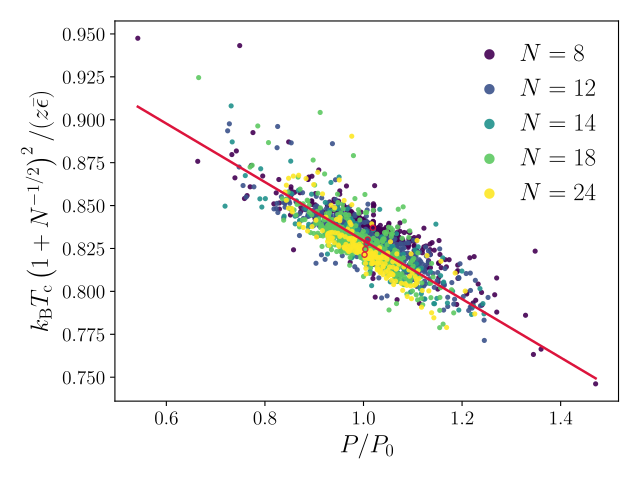

The Python source for this figure:
import os
from typing import Tuple, Optional

import numpy as np
import pandas as pd
import matplotlib.pyplot as plt
import matplotlib as mpl


# =====================================================================
# GLOBAL PLOT STYLE — Times New Roman
# =====================================================================
mpl.rcParams['text.usetex'] = True
mpl.rcParams['font.family'] = 'serif'
mpl.rcParams['font.serif'] = ['Times New Roman']
mpl.rcParams['font.size'] = 14
mpl.rcParams['axes.labelsize'] = 18
mpl.rcParams['axes.titlesize'] = 18
mpl.rcParams['xtick.labelsize'] = 14
mpl.rcParams['ytick.labelsize'] = 14
mpl.rcParams['legend.fontsize'] = 18
mpl.rcParams['mathtext.rm'] = 'Times New Roman'
mpl.rcParams['mathtext.it'] = 'Times New Roman:italic'
mpl.rcParams['mathtext.bf'] = 'Times New Roman:bold'


# =====================================================================
# Global settings
# =====================================================================
PLOT_DIR = "plot_pdfs"
DEFAULT_EXCEL = "./HTseq_results_FINAL.xlsx"
PHI_COL_INDEX = 17   # column R, 0-based index


# =====================================================================
# Utilities
# =====================================================================
def ensure_output_dir(path: str = PLOT_DIR) -> None:
    os.makedirs(path, exist_ok=True)


def decode_sequence(seq_string: str) -> str:
    mapping = {"1": "H", "2": "T"}
    return "".join(mapping[c] for c in str(seq_string).strip())


def interaction_matrix_from_c(c: float) -> np.ndarray:
    E_HH = -(1 - c) / 2
    E_HT = -(1 - c) / 2
    E_TT = -(1 + c) / 2
    return np.array([[E_HH, E_HT],
                     [E_HT, E_TT]], float)


def gaussian_params_for_chain(N: int, b: float = 1.0) -> Tuple[np.ndarray, None, None]:
    i = np.arange(1, N + 1, dtype=float)
    j = N - i
    sigma2 = b**2 * ((i - 1) * i * (2 * i - 1) +
                     j * (j + 1) * (2 * j + 1)) / (18 * N**2)
    return sigma2, None, None


def delta_chi_and_sum(S: np.ndarray, sigma: np.ndarray) -> Tuple[float, float]:
    sigma2 = sigma**2
    denom = (sigma2[:, None] + sigma2[None, :])**1.5
    delta_S = -S / denom
    val = float(np.sum(delta_S))
    return val, val


def fit_slope_fixed_intercept(
    X: np.ndarray,
    Y: np.ndarray,
    intercept: float = 1.0
) -> Optional[Tuple[float, float]]:
    X = np.asarray(X, float)
    Y = np.asarray(Y, float)

    mask = np.isfinite(X) & np.isfinite(Y)
    if mask.sum() < 2:
        return None

    Xv = X[mask]
    Yv = Y[mask]

    denom = np.sum(Xv**2)
    if denom == 0:
        return None

    m = np.sum(Xv * (Yv - intercept)) / denom

    Y_pred = m * Xv + intercept
    SS_res = np.sum((Yv - Y_pred)**2)
    SS_tot = np.sum((Yv - np.mean(Yv))**2)
    R2 = 1 - SS_res / SS_tot if SS_tot > 0 else np.nan

    return float(m), float(R2)


def classify_chain(seq: str) -> Tuple[bool, str]:
    """Return (is_homopolymer, homotype) where homotype in {'H','T','mixed'}."""
    sset = set(seq)
    if len(sset) == 1:
        t = next(iter(sset))
        return True, t
    return False, "mixed"


# =====================================================================
# Data processing
# =====================================================================
def process_all_chains(
    filename: str,
    b: float = 1.0,
    phi_col_index: int = PHI_COL_INDEX
) -> pd.DataFrame:
    sheets = pd.read_excel(filename, sheet_name=None)
    all_rows = []

    for _, df_sheet in sheets.items():
        df_sheet.columns = [c.strip().lower() for c in df_sheet.columns]
        Tc_key = "tc" if "tc" in df_sheet.columns else "t"

        for _, row in df_sheet.iterrows():
            seq = decode_sequence(str(row["sequence"]))
            N = len(seq)
            c_val = float(row["c"])

            is_homo, homotype = classify_chain(seq)

            E = interaction_matrix_from_c(c_val)
            type_idx = np.array([0 if s == "H" else 1 for s in seq], dtype=int)
            S = E[type_idx[:, None], type_idx[None, :]]

            interaction_sum = float(np.sum(S))
            sigma2, _, _ = gaussian_params_for_chain(N, b)
            sigma = np.sqrt(sigma2)
            _, delta_sum = delta_chi_and_sum(S, sigma)

            Tc_raw = float(row[Tc_key])
            Tc_scaled = (
                -Tc_raw / interaction_sum
                * (1.0 + 1.0 / np.sqrt(N))**2
                * N**2 / 26
            )

            phi_c = float(row.iloc[phi_col_index])

            all_rows.append({
                "sequence": seq,
                "is_homopolymer": bool(is_homo),
                "homotype": homotype,          # 'H' or 'T' or 'mixed'
                "length": int(N),
                "interaction_sum": interaction_sum,
                "delta_interaction_sum": delta_sum,
                "Tc": Tc_scaled,
                "phi_c": phi_c,
            })

    df = pd.DataFrame(all_rows)

    N_arr = df["length"].astype(float).values
    delta_sum = df["delta_interaction_sum"].values
    interaction_sum = df["interaction_sum"].values

    with np.errstate(divide="ignore", invalid="ignore"):
        P = -N_arr**1.5 * (delta_sum / interaction_sum)

    P0_inf = 32.7617
    df["P"] = P / P0_inf

    return df


# =====================================================================
# Density smoothing utilities
# =====================================================================
def gaussian_kernel1d(sigma_bins: float) -> np.ndarray:
    radius = int(np.ceil(3.0 * sigma_bins))
    x = np.arange(-radius, radius + 1, dtype=float)
    k = np.exp(-0.5 * (x / sigma_bins) ** 2)
    return k / np.sum(k)


def smooth2d_separable(H: np.ndarray, sigma_bins: float) -> np.ndarray:
    k = gaussian_kernel1d(sigma_bins)
    pad = len(k) // 2

    Hx = np.pad(H, ((0, 0), (pad, pad)), mode="reflect")
    tmp = np.array([np.convolve(row, k, mode="valid") for row in Hx])

    Hy = np.pad(tmp, ((pad, pad), (0, 0)), mode="reflect")
    out = np.array([np.convolve(Hy[:, j], k, mode="valid")
                    for j in range(Hy.shape[1])]).T
    return out


# =====================================================================
# Plotting
# =====================================================================
def plot_Tc_vs_P_scatter(df: pd.DataFrame) -> Tuple[float, float]:
    X = df["P"].values
    Y = df["Tc"].values
    Nvals = df["length"].astype(int).values

    mask = np.isfinite(X) & np.isfinite(Y)
    X, Y, Nvals = X[mask], Y[mask], Nvals[mask]

    df_plot = df.loc[mask].reset_index(drop=True)

    unique_N = np.sort(np.unique(Nvals))
    cmap = plt.get_cmap("viridis", len(unique_N))
    color_map = {N: cmap(i) for i, N in enumerate(unique_N)}

    print(np.size(X))

    fig, ax = plt.subplots(figsize=(6.4, 4.8))

    # -----------------------------------------------------------------
    # Base scatter: all sequences, colored by N
    # -----------------------------------------------------------------
    for N in unique_N:
        mN = Nvals == N
        ax.scatter(
            X[mN], Y[mN],
            s=14,
            alpha=0.9,
            color=color_map[N],
            linewidths=0,
            label=rf"$N = {N}$",
            zorder=2,
        )

    # -----------------------------------------------------------------
    # 🔴 Overlay homopolymers in red
    # -----------------------------------------------------------------
    homo_mask = df_plot["is_homopolymer"].values
    Xhomo=X[homo_mask]
    Yhomo=Y[homo_mask]
    Nvalshomo=Nvals[homo_mask]
    for N in unique_N:
        mN = Nvalshomo == N
        ax.scatter(
            Xhomo[mN], Yhomo[mN],
            s=14,
            alpha=0.9,
            color=color_map[N],
            linewidths=1,
            zorder=2,
            edgecolor='crimson',
        )

    intercept = 1.0

    # -----------------------------------------------------------------
    # Fit: ALL data (solid crimson)
    # -----------------------------------------------------------------
    fit_info = fit_slope_fixed_intercept(X, Y, intercept=intercept)
    slope = np.nan

    if fit_info is not None:
        slope, R2 = fit_info
        xs = np.linspace(X.min(), X.max(), 300)
        # ax.plot(xs, slope * xs + intercept, color="crimson", lw=1.8, zorder=3)

        print("Fixed-intercept fit (ALL data): y = m x + 1")
        print(f"  slope m = {slope:.6f}")
        print(rf"  R^2     = {R2:.6f}")

    # -----------------------------------------------------------------
    # Fit: HOMOPOLYMERS only (dashed crimson)
    # -----------------------------------------------------------------
    Xh = X[homo_mask]
    Yh = Y[homo_mask]

    homo_fit = fit_slope_fixed_intercept(Xh, Yh, intercept=intercept)
    if homo_fit is not None:
        slope_h, R2_h = homo_fit
        xs = np.linspace(X.min(), X.max(), 300)
        ax.plot(xs, slope_h * xs + intercept, color="crimson", lw=1.8, ls="-", zorder=5)

        print("Fixed-intercept fit (HOMOPOLYMERS only): y = m x + 1")
        print(f"  slope m = {slope_h:.6f}")
        print(rf"  R^2     = {R2_h:.6f}")

    # -----------------------------------------------------------------
    # Cosmetics
    # -----------------------------------------------------------------
    ax.set_xlabel(r"$P/P_0$")
    ax.set_ylabel(r"$k_\mathrm{B}T_\mathrm{c}\left(1 + N^{-1/2}\right)^2/(z\bar{\epsilon})$")
    ax.grid(False)

    ax.legend(frameon=False, markerscale=2, handletextpad=0.2)

    fig.tight_layout()
    plt.savefig("_pdf4.pdf")
    plt.close(fig)

    return slope, intercept



def plot_Tc_vs_P_smoothed_density_contourf(
    df: pd.DataFrame,
    fit_slope: float,
    fit_intercept: float,
    n_bins: int = 80,
    smooth_sigma_bins: float = 1.5,
    n_levels: int = 12,
) -> None:
    X = df["P"].values
    Y = df["Tc"].values

    mask = np.isfinite(X) & np.isfinite(Y)
    X, Y = X[mask], Y[mask]

    H, xedges, yedges = np.histogram2d(X, Y, bins=n_bins, density=True)
    H = H.T

    xc = 0.5 * (xedges[:-1] + xedges[1:])
    yc = 0.5 * (yedges[:-1] + yedges[1:])
    Xc, Yc = np.meshgrid(xc, yc, indexing="xy")

    Hs = smooth2d_separable(H, sigma_bins=smooth_sigma_bins)

    fig, ax = plt.subplots(figsize=(6.4, 4.8))

    finite = np.log(Hs[Hs > 0])
    levels = np.linspace(2.0, finite.max(), n_levels)

    cf = ax.contourf(Xc, Yc, np.log(Hs), levels=levels, cmap="viridis")
    cbar = fig.colorbar(cf, ax=ax)
    cbar.set_label("log PDF (smoothed)")

    xs = np.linspace(X.min(), X.max(), 300)

    # solid crimson: fit on all data
    ax.plot(xs, fit_slope * xs + fit_intercept, color="crimson", lw=1.4)

    # dashed crimson: homopolymer-only fit (computed here too)
    homo_mask_full = df["is_homopolymer"].values
    Xh = df.loc[homo_mask_full, "P"].values
    Yh = df.loc[homo_mask_full, "Tc"].values
    homo_fit = fit_slope_fixed_intercept(Xh, Yh, intercept=fit_intercept)
    if homo_fit is not None:
        slope_h, _ = homo_fit
        ax.plot(xs, slope_h * xs + fit_intercept, color="crimson", lw=1.4, ls="-")

    ax.set_xlabel(r"$P/P_0$")
    ax.set_ylabel(r"$k_\mathrm{B}T_\mathrm{c}\left(1 + 1/N^{1/2}\right)^2/(z\bar{\epsilon})$")
    ax.grid(False)

    fig.tight_layout()
    #plt.savefig("Fig3b_density_contourf.png", dpi=1200, bbox_inches="tight")
    plt.close(fig)


# =====================================================================
# Main
# =====================================================================
def main():
    ensure_output_dir(PLOT_DIR)

    df = process_all_chains(DEFAULT_EXCEL)
    slope, intercept = plot_Tc_vs_P_scatter(df)

    plot_Tc_vs_P_smoothed_density_contourf(
        df,
        fit_slope=slope,
        fit_intercept=intercept,
        n_bins=80,
        smooth_sigma_bins=1.5,
        n_levels=12,
    )


if __name__ == "__main__":
    main()
